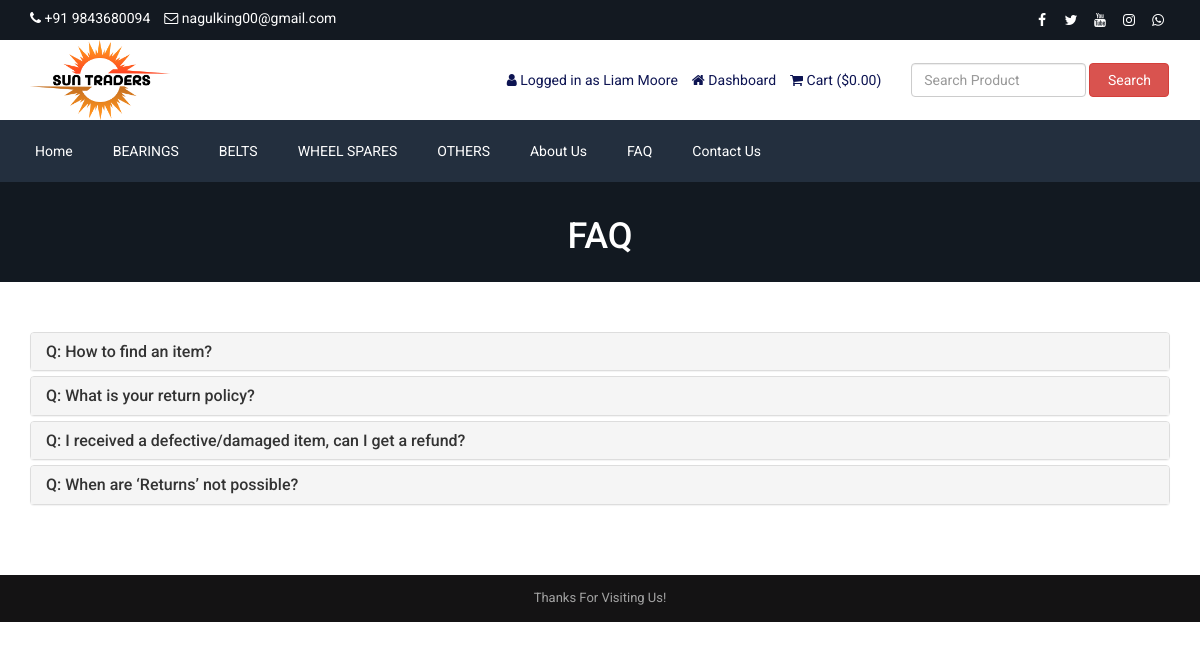
The page /faq.php (signed in) on the database its author committed.
### tables this page shows
CREATE TABLE `tbl_settings` (
  `id` int(11) NOT NULL,
  `logo` tinytext NOT NULL,
  `favicon` tinytext NOT NULL,
  `footer_about` text NOT NULL,
  `footer_copyright` text NOT NULL,
  `contact_address` text NOT NULL,
  `contact_email` tinytext NOT NULL,
  `contact_phone` tinytext NOT NULL,
  `contact_fax` tinytext NOT NULL,
  `contact_map_iframe` text NOT NULL,
  `receive_email` tinytext NOT NULL,
  `receive_email_subject` tinytext NOT NULL,
  `receive_email_thank_you_message` text NOT NULL,
  `forget_password_message` text NOT NULL,
  `total_recent_post_footer` int(10) NOT NULL,
  `total_popular_post_footer` int(10) NOT NULL,
  `total_recent_post_sidebar` int(11) NOT NULL,
  `total_popular_post_sidebar` int(11) NOT NULL,
  `total_featured_product_home` int(11) NOT NULL,
  `total_latest_product_home` int(11) NOT NULL,
  `total_popular_product_home` int(11) NOT NULL,
  `meta_title_home` text NOT NULL,
  `meta_keyword_home` text NOT NULL,
  `meta_description_home` text NOT NULL,
  `banner_login` tinytext NOT NULL,
  `banner_registration` tinytext NOT NULL,
  `banner_forget_password` tinytext NOT NULL,
  `banner_reset_password` tinytext NOT NULL,
  `banner_search` tinytext NOT NULL,
  `banner_cart` tinytext NOT NULL,
  `banner_checkout` tinytext NOT NULL,
  `banner_product_category` tinytext NOT NULL,
  `banner_blog` tinytext NOT NULL,
  `cta_title` tinytext NOT NULL,
  `cta_content` text NOT NULL,
  `cta_read_more_text` tinytext NOT NULL,
  `cta_read_more_url` tinytext NOT NULL,
  `cta_photo` tinytext NOT NULL,
  `featured_product_title` tinytext NOT NULL,
  `featured_product_subtitle` tinytext NOT NULL,
  `latest_product_title` tinytext NOT NULL,
  `latest_product_subtitle` tinytext NOT NULL,
  `popular_product_title` tinytext NOT NULL,
  `popular_product_subtitle` tinytext NOT NULL,
  `testimonial_title` tinytext NOT NULL,
  `testimonial_subtitle` tinytext NOT NULL,
  `testimonial_photo` tinytext NOT NULL,
  `blog_title` tinytext NOT NULL,
  `blog_subtitle` tinytext NOT NULL,
  `newsletter_text` text NOT NULL,
  `paypal_email` tinytext NOT NULL,
  `stripe_public_key` tinytext NOT NULL,
  `stripe_secret_key` tinytext NOT NULL,
  `bank_detail` text NOT NULL,
  `before_head` text NOT NULL,
  `after_body` text NOT NULL,
  `before_body` text NOT NULL,
  `home_service_on_off` int(11) NOT NULL,
  `home_welcome_on_off` int(11) NOT NULL,
  `home_featured_product_on_off` int(11) NOT NULL,
  `home_latest_product_on_off` int(11) NOT NULL,
  `home_popular_product_on_off` int(11) NOT NULL,
  `home_testimonial_on_off` int(11) NOT NULL,
  `home_blog_on_off` int(11) NOT NULL,
  `newsletter_on_off` int(11) NOT NULL,
  `ads_above_welcome_on_off` int(1) NOT NULL,
  `ads_above_featured_product_on_off` int(1) NOT NULL,
  `ads_above_latest_product_on_off` int(1) NOT NULL,
  `ads_above_popular_product_on_off` int(1) NOT NULL,
  `ads_above_testimonial_on_off` int(1) NOT NULL,
  `ads_category_sidebar_on_off` int(1) NOT NULL
);

CREATE TABLE `tbl_social` (
  `social_id` int(11) NOT NULL,
  `social_name` varchar(30) NOT NULL,
  `social_url` varchar(255) NOT NULL,
  `social_icon` varchar(30) NOT NULL
);

CREATE TABLE `tbl_top_category` (
  `tcat_id` int(11) NOT NULL,
  `tcat_name` varchar(255) NOT NULL,
  `show_on_menu` int(1) NOT NULL
);

CREATE TABLE `tbl_page` (
  `id` int(11) NOT NULL,
  `about_title` varchar(255) NOT NULL,
  `about_content` text NOT NULL,
  `about_banner` varchar(255) NOT NULL,
  `about_meta_title` varchar(255) NOT NULL,
  `about_meta_keyword` text NOT NULL,
  `about_meta_description` text NOT NULL,
  `faq_title` varchar(255) NOT NULL,
  `faq_banner` varchar(255) NOT NULL,
  `faq_meta_title` varchar(255) NOT NULL,
  `faq_meta_keyword` text NOT NULL,
  `faq_meta_description` text NOT NULL,
  `blog_title` varchar(255) NOT NULL,
  `blog_banner` varchar(255) NOT NULL,
  `blog_meta_title` varchar(255) NOT NULL,
  `blog_meta_keyword` text NOT NULL,
  `blog_meta_description` text NOT NULL,
  `contact_title` varchar(255) NOT NULL,
  `contact_banner` varchar(255) NOT NULL,
  `contact_meta_title` varchar(255) NOT NULL,
  `contact_meta_keyword` text NOT NULL,
  `contact_meta_description` text NOT NULL,
  `pgallery_title` varchar(255) NOT NULL,
  `pgallery_banner` varchar(255) NOT NULL,
  `pgallery_meta_title` varchar(255) NOT NULL,
  `pgallery_meta_keyword` text NOT NULL,
  `pgallery_meta_description` text NOT NULL,
  `vgallery_title` varchar(255) NOT NULL,
  `vgallery_banner` varchar(255) NOT NULL,
  `vgallery_meta_title` varchar(255) NOT NULL,
  `vgallery_meta_keyword` text NOT NULL,
  `vgallery_meta_description` text NOT NULL
);

CREATE TABLE `tbl_faq` (
  `faq_id` int(11) NOT NULL,
  `faq_title` varchar(255) NOT NULL,
  `faq_content` text NOT NULL
);

### faq.php (the view, shortened to what this page needs)
<?php require_once('header.php'); ?>
<?php
$statement = $pdo->prepare("SELECT * FROM tbl_page WHERE id=1");
$statement->execute();
$result = $statement->fetchAll(PDO::FETCH_ASSOC);
foreach ($result as $row) {
    $faq_title = $row['faq_title'];
    $faq_banner = $row['faq_banner'];
}
?>
<div class="page-banner" style="background-image: url(assets/uploads/<?php echo $faq_banner; ?>);">
    <div class="inner">
        <h1><?php echo $faq_title; ?></h1>
    </div>
</div>
<div class="page">
    <div class="container">
        <div class="row">
            <div class="col-md-12">
                <div class="panel-group" id="faqAccordion">
                    <?php
                    $statement = $pdo->prepare("SELECT * FROM tbl_faq");
                    $statement->execute();
                    $result = $statement->fetchAll(PDO::FETCH_ASSOC);
                    foreach ($result as $row) {
                        ?>
                        <div class="panel panel-default">
                            <div class="panel-heading accordion-toggle question-toggle collapsed" data-toggle="collapse" data-parent="#faqAccordion" data-target="#question<?php echo $row['faq_id']; ?>">
                                <h4 class="panel-title">
                                    Q: <?php echo $row['faq_title']; ?>
                                </h4>
                            </div>
                        </div>
                        <?php
                    }
                    ?>
                </div>
            </div>
        </div>
    </div>
</div>
<?php require_once('footer.php'); ?>

### header.php (shortened to what this page needs)
<?php
include("admin/inc/config.php");
$statement = $pdo->prepare("SELECT * FROM tbl_settings WHERE id=1");
$statement->execute();
$result = $statement->fetchAll(PDO::FETCH_ASSOC);
foreach ($result as $row)
{
	$logo = $row['logo'];
	$contact_email = $row['contact_email'];
	$contact_phone = $row['contact_phone'];
}
?>
<!DOCTYPE html>
<html lang="en">
<head>
	<link rel="stylesheet" href="assets/css/bootstrap.min.css">
	<link rel="stylesheet" href="assets/css/font-awesome.min.css">
	<link rel="stylesheet" href="assets/css/owl.carousel.min.css">
	<link rel="stylesheet" href="assets/css/owl.theme.default.min.css">
	<link rel="stylesheet" href="assets/css/jquery.bxslider.min.css">
    <link rel="stylesheet" href="assets/css/magnific-popup.css">
    <link rel="stylesheet" href="assets/css/rating.css">
	<link rel="stylesheet" href="assets/css/spacing.css">
	<link rel="stylesheet" href="assets/css/bootstrap-touch-slider.css">
	<link rel="stylesheet" href="assets/css/animate.min.css">
	<link rel="stylesheet" href="assets/css/tree-menu.css">
	<link rel="stylesheet" href="assets/css/select2.min.css">
	<link rel="stylesheet" href="assets/css/main.css">
	<link rel="stylesheet" href="assets/css/responsive.css">
	<?php
	$statement = $pdo->prepare("SELECT * FROM tbl_page WHERE id=1");
	$statement->execute();
	$result = $statement->fetchAll(PDO::FETCH_ASSOC);
		?>
</head>
<body>
<div class="top">
	<div class="container">
		<div class="row">
			<div class="col-md-6 col-sm-6 col-xs-12">
				<div class="left">
					<ul>
						<li><i class="fa fa-phone"></i> <?php echo $contact_phone; ?></li>
						<li><i class="fa fa-envelope-o"></i> <?php echo $contact_email; ?></li>
					</ul>
				</div>
			</div>
			<div class="col-md-6 col-sm-6 col-xs-12">
				<div class="right">
					<ul>
						<?php
						$statement = $pdo->prepare("SELECT * FROM tbl_social");
						$statement->execute();
						$result = $statement->fetchAll(PDO::FETCH_ASSOC);
						foreach ($result as $row) {
							?>
							<?php if($row['social_url'] != ''): ?>
							<li><a href="<?php echo $row['social_url']; ?>"><i class="<?php echo $row['social_icon']; ?>"></i></a></li>
							<?php endif; ?>
							<?php
						}
						?>
					</ul>
				</div>
			</div>
		</div>
	</div>
</div>
<div class="header">
	<div class="container">
		<div class="row inner">
			<div class="col-md-4 logo">
				<a href="index.php"><img src="assets/uploads/<?php echo $logo; ?>" alt="logo image"></a>
			</div>
			<div class="col-md-5 right">
				<ul>
					<?php
					if(isset($_SESSION['customer'])) {
						?>
						<li><i class="fa fa-user"></i> <?php echo LANG_VALUE_13; ?> <?php echo $_SESSION['customer']['cust_name']; ?></li>
						<li><a href="dashboard.php"><i class="fa fa-home"></i> <?php echo LANG_VALUE_89; ?></a></li>
						<?php
					} else {
						?>
						<li><a href="login.php"><i class="fa fa-sign-in"></i> <?php echo LANG_VALUE_9; ?></a></li>
						<li><a href="registration.php"><i class="fa fa-user-plus"></i> <?php echo LANG_VALUE_15; ?></a></li>
						<?php
					}
					?>
					<li><a href="cart.php"><i class="fa fa-shopping-cart"></i> <?php echo LANG_VALUE_18; ?> (<?php echo LANG_VALUE_1; ?><?php
					if(isset($_SESSION['cart_p_id'])) {
						$table_total_price = 0;
						$i=0;
	                    foreach($_SESSION['cart_p_qty'] as $key => $value)
	                    {
	                        $i++;
	                        $arr_cart_p_qty[$i] = $value;
	                    }                    $i=0;
	                    foreach($_SESSION['cart_p_current_price'] as $key => $value)
	                    {
	                        $i++;
	                        $arr_cart_p_current_price[$i] = $value;
	                    }
	                    for($i=1;$i<=count($arr_cart_p_qty);$i++) {
	                    	$row_total_price = $arr_cart_p_current_price[$i]*$arr_cart_p_qty[$i];
	                        $table_total_price = $table_total_price + $row_total_price;
	                    }
						echo $table_total_price;
					} else {
						echo '0.00';
					}
					?>)</a></li>
				</ul>
			</div>
			<div class="col-md-3 search-area">
				<form class="navbar-form navbar-left" role="search" action="search-result.php" method="get">
					<div class="form-group">
						<input type="text" class="form-control search-top" placeholder="<?php echo LANG_VALUE_2; ?>" name="search_text">
					</div>
					<button type="submit" class="btn btn-danger"><?php echo LANG_VALUE_3; ?></button>
				</form>
			</div>
		</div>
	</div>
</div>
<div class="nav">
	<div class="container">
		<div class="row">
			<div class="col-md-12 pl_0 pr_0">
				<div class="menu-container">
					<div class="menu">
						<ul>
							<li><a href="index.php">Home</a></li>
							<?php
							$statement = $pdo->prepare("SELECT * FROM tbl_top_category WHERE show_on_menu=1");
							$statement->execute();
							$result = $statement->fetchAll(PDO::FETCH_ASSOC);
							foreach ($result as $row) {
								?>
								<li><a href="product-category.php?id=<?php echo $row['tcat_id']; ?>&type=top-category"><?php echo $row['tcat_name']; ?></a>
								</li>
								<?php
							}
							?>
							<?php
							$statement = $pdo->prepare("SELECT * FROM tbl_page WHERE id=1");
							$statement->execute();
							$result = $statement->fetchAll(PDO::FETCH_ASSOC);
							foreach ($result as $row) {
								$about_title = $row['about_title'];
								$faq_title = $row['faq_title'];
								$contact_title = $row['contact_title'];
							}
							?>
							<li><a href="about.php"><?php echo $about_title; ?></a></li>
							<li><a href="faq.php"><?php echo $faq_title; ?></a></li>
							<li><a href="contact.php"><?php echo $contact_title; ?></a></li>
						</ul>
					</div>
				</div>
			</div>
		</div>
	</div>
</div>

### footer.php (shortened to what this page needs)
<?php
$statement = $pdo->prepare("SELECT * FROM tbl_settings WHERE id=1");
$statement->execute();
$result = $statement->fetchAll(PDO::FETCH_ASSOC);
foreach ($result as $row)
{
	$footer_copyright = $row['footer_copyright'];
}
?>
<div class="footer-bottom">
	<div class="container">
		<div class="row">
			<div class="col-md-12 copyright">
				<?php echo $footer_copyright; ?>
			</div>
		</div>
	</div>
</div>
</body>
</html>

### assets/css/main.css (style rules this page uses)
* { margin: 0; padding: 0; }
body { font-family: "Roboto", sans-serif; font-size: 14px; }
h1, h2, h3, h4, h5, h6 { font-family: "Roboto", sans-serif; }
a { text-decoration: none; }
.top { width: 100%; height: 40px; background: #131921; }
.top .left { float: left; }
.top .left ul { padding-top: 8px; }
.top .left ul li { list-style-type: none; float: left; margin-right: 14px; color: white; }
.top .left ul li i { color: white; }
.top .right { float: right; }
.top .right ul { padding-top: 8px; }
.top .right ul li { list-style-type: none; float: left; margin-left: 5px; }
.top .right ul li a { color: white; width: 24px; height: 24px; line-height: 24px; text-align: center; border-radius: 50%; display: block; transition: all 0.4s ease; }
.header { width: 100%; height: auto; background: #fff; }
.header .inner { height: auto; display: table; }
.header .logo { float: none; display: table-cell; vertical-align: middle; }
.header .logo img { max-width: 100%; height: 80px; }
.header .navbar-form .form-control { width: 300px; }
.header .search-area { float: none; display: table-cell; vertical-align: middle; }
.header .search-area .form-group { width: calc(100% - 84px); }
.header .search-area button { width: 80px; }
.header .search-area form { width: 100%; }
.header .right { float: none; display: table-cell; vertical-align: middle; padding-right: 0; }
.header .right ul { float: right; margin-bottom: 0; }
.header .right ul li { list-style-type: none; float: left; margin-left: 14px; color: #0d1452; }
.header .right ul li a { color: #0d1452; }
.header .navbar-form .search-top { width: 100%; }
.nav { background: #232f3e; }
.menu-container { width: 100%; margin: 0 auto; background: #232f3e; }
.menu-dropdown-icon:before { content: "\f067"; font-family: "FontAwesome"; display: none; cursor: pointer; float: right; padding: 1.5em 2em; background: #fff; color: #333; }
.menu > ul { margin: 0 auto; width: 100%; list-style: none; padding: 0; position: relative; box-sizing: border-box; }
.menu > ul:before, .menu > ul:after { content: ""; display: table; }
.menu > ul:after { clear: both; }
.menu > ul > li { float: left; padding: 0; margin: 0; }
.menu > ul > li a { text-decoration: none; padding: 1.5em 20px; display: block; color: #fff; }
.footer-bottom { width: 100%; height: auto; background: #141314; padding: 14px 0; }
.footer-bottom .copyright { font-size: 13px; color: #a3a3a3; text-align: center; }
.page-banner { width: 100%; height: auto; background-repeat: no-repeat; background-position: center center; -webkit-background-size: cover; background-size: cover; position: relative; padding-top: 15px; padding-bottom: 15px; overflow: hidden; }
.page-banner h1 { color: #fff; text-align: center; z-index: 999; position: relative; }
.page { width: 100%; height: auto; padding-top: 50px; padding-bottom: 50px; }

### assets/css/responsive.css (style rules this page uses)
@media only screen and (min-width: 992px) { .header .inner { width: 100%; } }
@media only screen and (min-width: 992px) { .header .search-area { padding-right: 0; } }
@media only screen and (min-width: 992px) { .header .search-area form { padding-right: 0; } }
@media only screen and (min-width: 992px) { .header .container { padding-right: 0; } }

### rows shown on the page
tbl_settings: contact_phone "+91 9843680094", contact_email "nagulking00@gmail.com", logo (picture), footer_copyright "Thanks For Visiting Us!"
tbl_top_category: tcat_name "BEARINGS"
tbl_top_category: tcat_name "BELTS"
tbl_top_category: tcat_name "WHEEL SPARES"
tbl_top_category: tcat_name "OTHERS"
tbl_page: about_title "About Us", faq_title "FAQ", contact_title "Contact Us", faq_banner (picture)
tbl_faq: faq_title "How to find an item?"
tbl_faq: faq_title "What is your return policy?"
tbl_faq: faq_title "I received a defective/damaged item, can I get a refund?"
tbl_faq: faq_title "When are ‘Returns’ not possible?"

### other values the page prints
LANG_VALUE_13 "Logged in as"
$_SESSION['customer']['cust_name'] "Liam Moore"
LANG_VALUE_89 "Dashboard"
LANG_VALUE_18 "Cart"
LANG_VALUE_1 "$"
LANG_VALUE_3 "Search"
